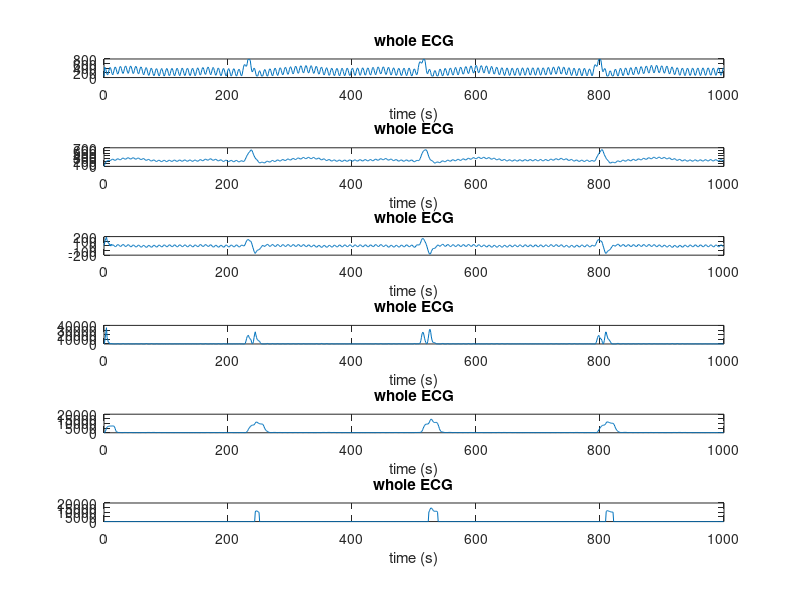
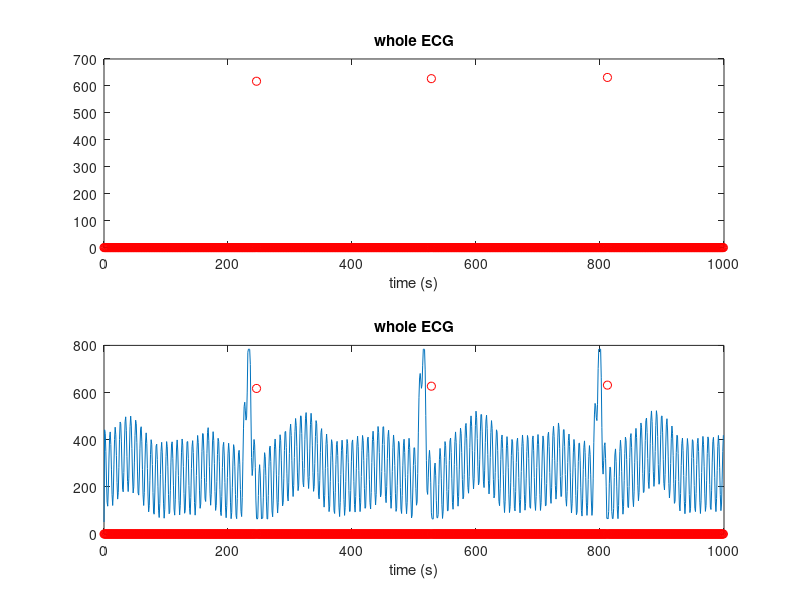
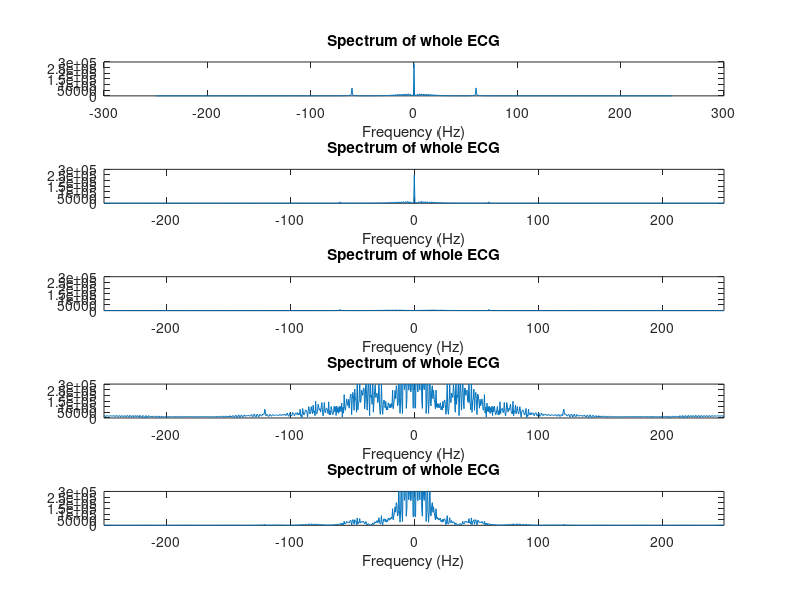

These charts were generated, in order, by the following MATLAB code:
clc;
clear;
load('no_notch_1000_point.mat');

% real time processing (try)
% y is the test data
N = 1000;
Fs = 500;

% 60-Hz moving average filter (8-pt)
pt = 8;
N_new = 0;
y2 = zeros(1, N);
buffer = zeros(1,pt);

for i = 1:(pt-1)
    buffer(i) = y(i); 
    y2(i) = sum(buffer) / pt;
end

for i = pt:N
    for j = 1:(pt-1)
        y2(i) = y2(i) + y(i - j);
    end
    y2(i) = y2(i) / pt;
end

% difference filter(slope calculation)
y3 = zeros(1, N);
y3(1) = y2(1);
y3(2) = y2(2);
y3(3) = y2(3);
y3(4) = y2(4);
y3(5) = y2(5);
for i = 6:N
    y3(i) = y2(i) - y2(i - 1) + y2(i - 2) - y2(i - 3) + y2(i - 4) - y2(i - 5);
end

% squaring
y4 = zeros(1, N);
for i = 1:N
    y4(i) = y3(i) * y3(i);
end

% flattering(moving average LPF) (-pt)
pt = 15;
N_new = 0;
y5 = zeros(1, N);
buffer = zeros(1,pt);

for i = 1:(pt-1)
    buffer(i) = y4(i); 
    y5(i) = sum(buffer) / pt;
end

for i = pt:N
    for j = 1:(pt-1)
        y5(i) = y5(i) + y4(i - j);
    end
    y5(i) = y5(i) / pt;
end

% threshold
thd = 10000;
y6 = zeros(1, N);
for i = 1:N
    if y5(i) > thd
        y6(i) = y5(i);
    else
        y6(i) = 0;
    end
end

% local maximum
label = 1;
delay = 9;          %total group delay
y7 = zeros(1, N);    %final result
for i =2:N
    if label == 1 && (y6(i)-y6(i-1)<0)
        y7(i - 1) = y2(i - 1 - delay);
        label = 0;
    elseif label == 0 && (y6(i)-y6(i-1)==0)
        label = 1;
    end
end

t = 0 : 1 : N-1;

plot(t, y2)
xlim = ([0 1000]);
hold on
t = t - 9;
plot(t, y7, 'ro')
xlabel('time (s)');
title('whole ECG');
axis([0 inf 0.1 inf]);
hold off

%% plot time domain
% ECG signal for 6.
%t = 0 : 1/fs : (N-1)*1/fs;
t = 0 : 1 : N-1;

figure(1);
subplot(6,1,1)
plot(t, y)
xlabel('time (s)');
title('whole ECG');

subplot(6,1,2)
plot(t, y2)
xlabel('time (s)');
title('whole ECG');

subplot(6,1,3)
plot(t, y3)
xlabel('time (s)');
title('whole ECG');

subplot(6,1,4)
plot(t, y4)
xlabel('time (s)');
title('whole ECG');

subplot(6,1,5)
plot(t, y5)
xlabel('time (s)');
title('whole ECG');

subplot(6,1,6)
plot(t, y6)
xlabel('time (s)');
title('whole ECG');

figure(2);
subplot(2,1,1)
plot(t, y7, 'ro')
xlabel('time (s)');
title('whole ECG');

subplot(2,1,2)
plot(t, y)
hold on
plot(t, y7, 'ro')
xlabel('time (s)');
title('whole ECG');
hold off
%% plot frequency domain
dt = 1/Fs;  % time resolution

% Fourier transform
df = Fs/N; % frequency resolution
%f_axis = (0:1:(N-1))*df;   % frequency axis
f_shift = (-N/2:1:N/2-1)*df;

ECG_frequency = fft(y); % spectrum of sampled cosine, freqeuncy domain, complex
ECG_frequency = fftshift(ECG_frequency); 
mag_ECG_frequency = abs(ECG_frequency);   % magnitude

figure(3);
subplot(5,1,1)
plot(f_shift, mag_ECG_frequency);
xlabel('Frequency (Hz)');
title('Spectrum of whole ECG');

ECG_frequency_2 = fft(y2); % spectrum of sampled cosine, freqeuncy domain, complex
ECG_frequency_2 = fftshift(ECG_frequency_2); 
mag_ECG_frequency_2 = abs(ECG_frequency_2);   % magnitude

subplot(5,1,2)
plot(f_shift, mag_ECG_frequency_2);
xlabel('Frequency (Hz)');
title('Spectrum of whole ECG');
axis([-inf inf 0 300000]);

ECG_frequency_3 = fft(y3); % spectrum of sampled cosine, freqeuncy domain, complex
ECG_frequency_3 = fftshift(ECG_frequency_3); 
mag_ECG_frequency_3 = abs(ECG_frequency_3);   % magnitude

subplot(5,1,3)
plot(f_shift, mag_ECG_frequency_3);
xlabel('Frequency (Hz)');
title('Spectrum of whole ECG');
axis([-inf inf 0 300000]);

ECG_frequency_4 = fft(y4); % spectrum of sampled cosine, freqeuncy domain, complex
ECG_frequency_4 = fftshift(ECG_frequency_4); 
mag_ECG_frequency_4 = abs(ECG_frequency_4);   % magnitude

subplot(5,1,4)
plot(f_shift, mag_ECG_frequency_4);
xlabel('Frequency (Hz)');
title('Spectrum of whole ECG');
axis([-inf inf 0 300000]);

ECG_frequency_5 = fft(y5); % spectrum of sampled cosine, freqeuncy domain, complex
ECG_frequency_5 = fftshift(ECG_frequency_5); 
mag_ECG_frequency_5 = abs(ECG_frequency_5);   % magnitude

subplot(5,1,5)
plot(f_shift, mag_ECG_frequency_5);
xlabel('Frequency (Hz)');
title('Spectrum of whole ECG');
axis([-inf inf 0 300000]);